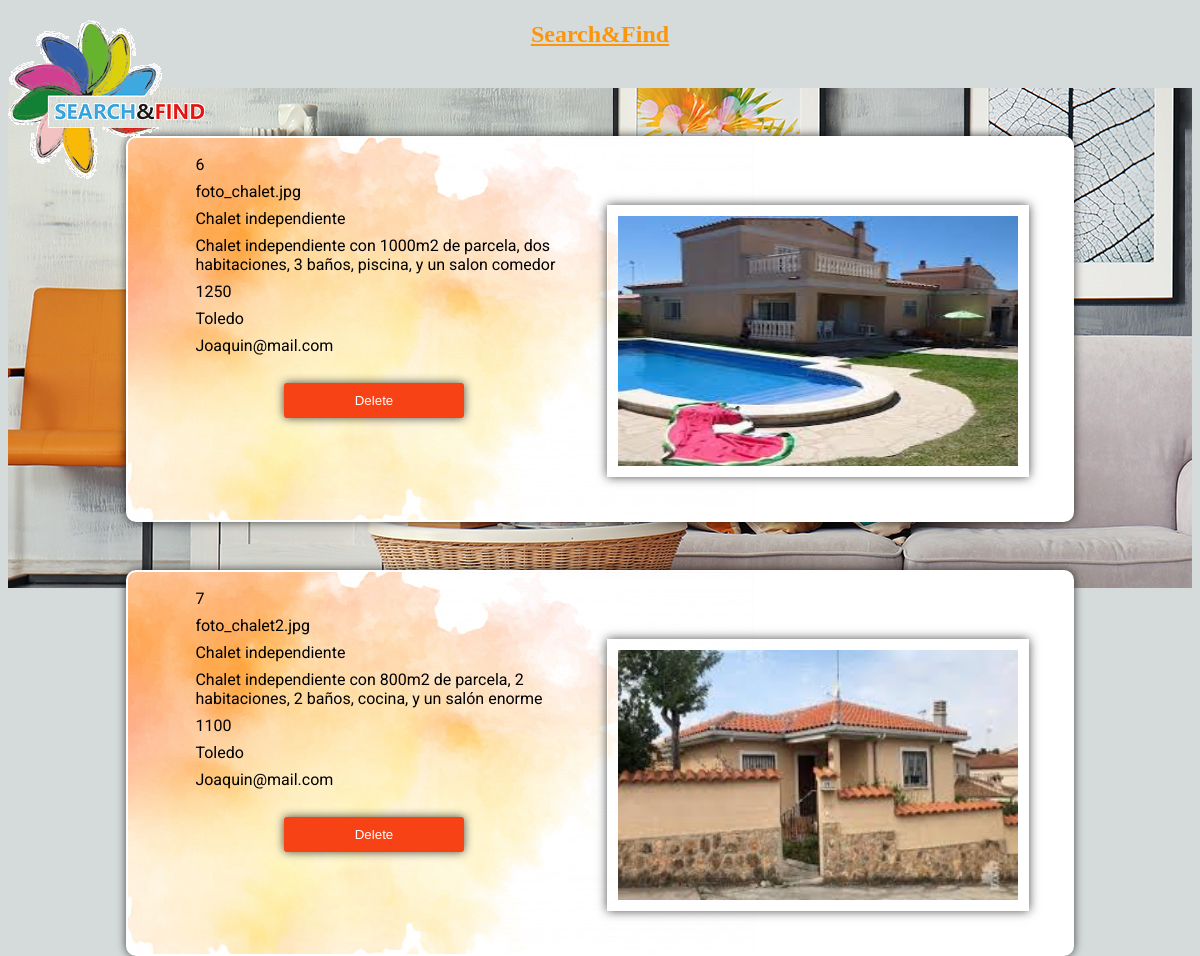
The app's page /profile.php (signed in) with its own data.
### tables this page shows
CREATE TABLE `apartment` (
  `id` int(11) NOT NULL AUTO_INCREMENT,
  `image` varchar(1000) NOT NULL,
  `info` varchar(500) NOT NULL,
  `description` varchar(800) NOT NULL,
  `price` int(11) NOT NULL,
  `location` varchar(300) NOT NULL,
  `name` varchar(150) NOT NULL,
  `email` varchar(100) NOT NULL,
  `phone` int(11) NOT NULL,
  `idusers` int(11) NOT NULL,
  PRIMARY KEY (`id`),
  KEY `idusers_idx` (`idusers`),
  CONSTRAINT `idusers` FOREIGN KEY (`idusers`) REFERENCES `users` (`id`) ON DELETE NO ACTION ON UPDATE NO ACTION
);

### database.php (called while the page is built, shortened)
<?php
class searchandfind
{
    private $host;
    private $descriptor;
    private $resultado;
    function __construct($host, $user, $password, $dbname, $port, $socket)
    {
        $this->user = $user;
        $this->password = $password;
        $this->dbname = $dbname;
        $this->port = $port;
        $this->socket = $socket;
        $this->descriptor = mysqli_connect($this->host, $this->user, $this->password, $this->dbname, $this->port, $this->socket);
    }
    public function consulta($consulta)
    {
        $this->resultado = mysqli_query($this->descriptor, $consulta);
    }
    public function extraer_registro()
    {
        if ($fila = mysqli_fetch_array($this->resultado, MYSQLI_ASSOC)) {
            return $fila;
        } else {
            return false;
        }
    }
}
$server = '127.0.0.1';
$port = 3306;
$socket = "";
$username='root';
$password='';
$database='s&fdatabase';
$con = new searchandfind($server, $username, $password, $database, $port, $socket);
?>

### profile.php (the view, shortened to what this page needs)
<!DOCTYPE html>
<html lang="en">
<head>
    <link rel="stylesheet" href="activos/css/style.css">
</head>
<?php
        require 'parciales/header.php';
?>
<body>
        <div id='cabec'>
<?php
   require 'database.php';
   if (isset($_SESSION['user_id'])) {
       $idusers = $_SESSION['user_id'];
   }
        $con->consulta("SELECT id, image, info,description,price,location,email FROM apartment WHERE idusers = '$idusers'");
   while ($fila = $con->extraer_registro()) {
       echo "<TABLE>
                           <TR>
                           <TD>";
       foreach ($fila as $key => $valor) {
           echo "<div id='texto'>$valor</div>";
           if ($key == 'image') {
               echo "<img src='$valor'>";
           }
       }
        echo "
        <form method='POST'><br>
        <input type='submit' value='Delete' name='Delete'>
        </TD><br><br>
        </TR>
        </TABLE>
        </form>";
   }
   ?>

### profile.php (style rules this page uses)
body { font-family: 'Roboto', sans-serif; text-align: center; background-color:#D5DBDB; }
#cabec { margin-top:40px; background-image:url(venta-apartamentos-ceuta-8.jpg) ; height: 500px; width:100%; background-repeat: cover; background-repeat: no-repeat; }
#texto { width:40%; padding:4px; margin-left:50px; text-align: left; }
img { height:250px; width:400px; margin-right:30px; margin-bottom:30px; float:right; box-shadow: 0 0 10px rgba(0, 0, 0, 0.7); border: 1px solid white; padding:10px; }
table { background-image:url(fondo-abstracto-suave-acuarela_1055-8407.jpg); background-color:white; width: 80%; height: 40 0px; margin: 0 auto; margin-top:10px; border-radius: 10px; box-shadow: 0 0 10px rgba(0, 0, 0, 0.7); padding:10px; border:2px solid white; background-repeat: cover; background-repeat: no-repeat; }
input[value="Delete"] { padding: 10px; color: #fff; background: #F74215; width: 180px; border: 0; border-radius: 3px; cursor: pointer; box-shadow: 0 0 10px rgba(0, 0, 0, 0.7); margin-top:5px; }

### records on screen
apartment: image "foto_chalet.jpg", image (picture), info "Chalet independiente", description "Chalet independiente con 1000m2 de parcela, dos habitaciones, 3 baños, piscina, y un salon comedor", price "1250", location "Toledo", email "Joaquin@mail.com"
apartment: id "7", image "foto_chalet2.jpg", image (picture), info "Chalet independiente", description "Chalet independiente con 800m2 de parcela, 2 habitaciones, 2 baños, cocina, y un salón enorme", price "1100", location "Toledo", email "Joaquin@mail.com"
